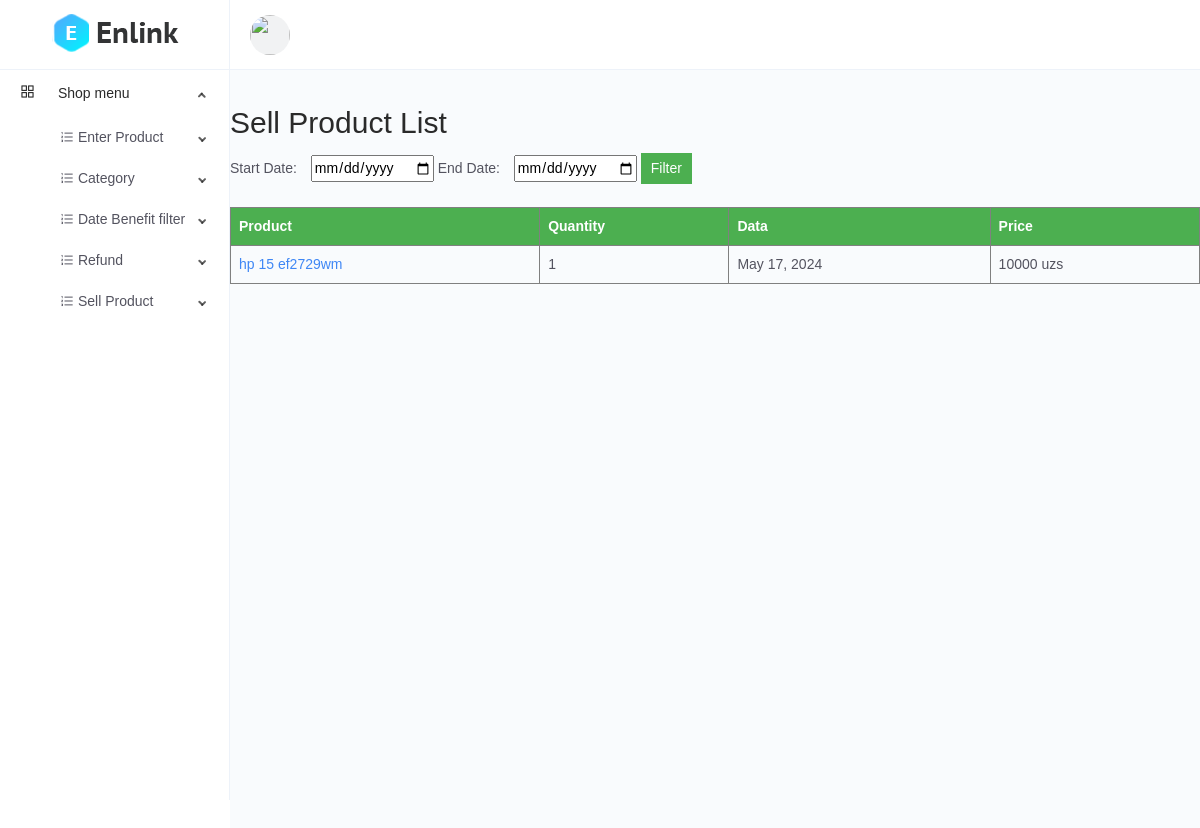
The app's page /sell-product/list/, older data.
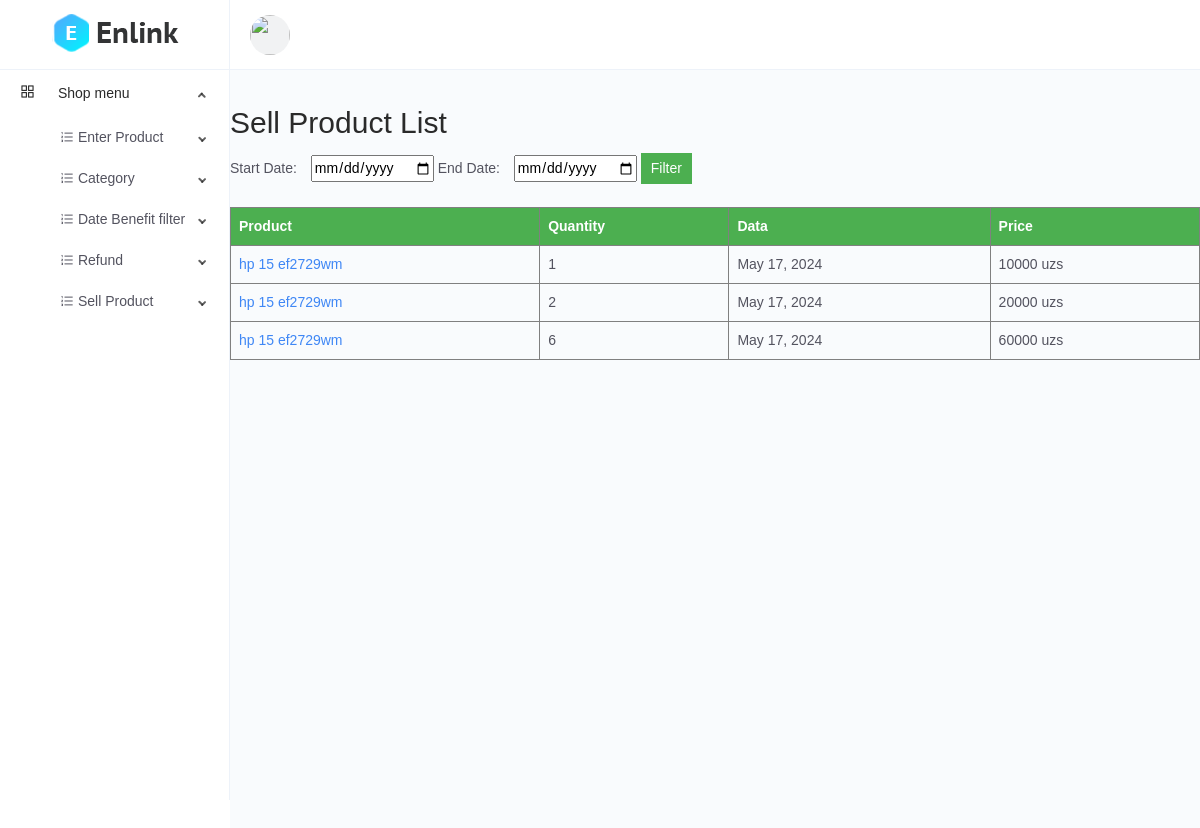
The same page, newer data.
### main/models.py (models this page shows, shortened)
class CodeGenerate(models.Model):
    code = models.CharField(max_length=255, blank=True, unique=True)
    class Meta:
        abstract = True

class SellProduct(CodeGenerate):
    product = models.ForeignKey(Product, on_delete=models.CASCADE)
    quantity = models.IntegerField()
    sold_at = models.DateField(auto_now_add=True)
    refunded = models.BooleanField(default=False)
    price = models.IntegerField(blank=True, null=True)
    class Meta:
        ordering = ['-sold_at']

class Product(CodeGenerate):
    category = models.ForeignKey(Category, on_delete=models.CASCADE)
    name = models.CharField(max_length=255)
    price = models.DecimalField(decimal_places=2, max_digits=15)
    discount_price = models.DecimalField(decimal_places=2, max_digits=10, blank=True, null=True)
    banner_img = models.ImageField(upload_to='media/banner-img/')
    quantity = models.IntegerField()
    qr_code = models.ImageField(blank=True, upload_to="media/qr")

### main/views.py (the view)
# urls.py: path('sell-product/list/', views.sellproduct_list, name='sellproduct_list'),
def sellproduct_list(request):
    start_date = request.GET.get('start_date')
    end_date = request.GET.get('end_date')
    sell_products = models.SellProduct.objects.all()
    if start_date and end_date:
        sell_product = sell_products.filter(sold_at__range=[start_date, end_date])
    return render(request, 'sell_product/list.html', {'sell_products': sell_products})

### templates/sell_product/list.html (shortened to what this page needs)
{% extends 'base.html' %}
{% block content %}
    <h1>Sell Product List</h1>
    <form method="get">
        <label for="start-date">Start Date:</label>
        <input type="date" id="start-date" name="start_date">
        <label for="end-date">End Date:</label>
        <input type="date" id="end-date" name="end_date">
        <button type="submit">Filter</button>
    </form>
    <table border="1">
        <thead>
            <tr>
                <th>Product</th>
                <th>Quantity</th>
                <th>Data</th>
                <th>Price</th>
            </tr>
        </thead>
        <tbody>
            {% for sell_product in sell_products %}
            <tr>
               <td><a href="{% url 'sellproduct_detail' sell_product.code %}">{{ sell_product.product.name }}</a></td>
                <td>{{ sell_product.quantity }}</td>
                <td>{{ sell_product.sold_at }}</td>
                <td>{{ sell_product.price }} uzs</td>
            </tr>
            {% endfor %}
        </tbody>
    </table>
{% endblock %}

Row changes from the older to the newer data that the page shows:
added SellProduct: product.name "hp 15 ef2729wm", quantity "2", sold_at "May 17, 2024", price "20000"
added SellProduct: product.name "hp 15 ef2729wm", quantity "6", sold_at "May 17, 2024", price "60000"
